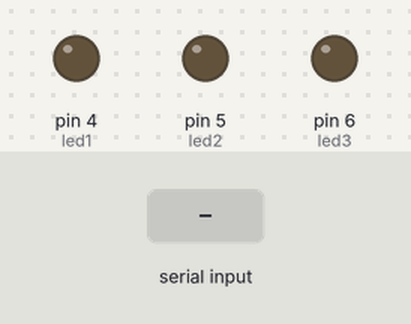
Recording of a sketch running on a simulated Arduino Uno, built with avr-gcc and run on an emulated ATmega328P. On the bench: output pins drawn as LEDs (lit = HIGH). Dashed ring = blinking. Inputs (shaded band) come from the test bench.

Above: at 1.2 s.
1.3 s: "D" received over the second serial link
At 1.47 s:
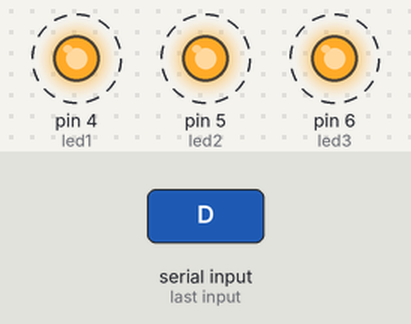
4.3 s: "A" received over the second serial link
At 5.5 s:
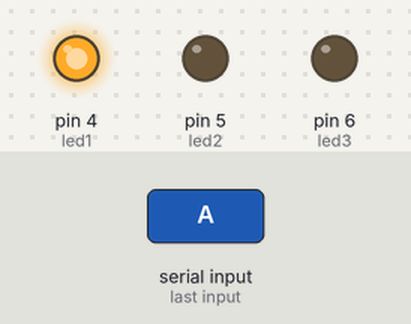
6.3 s: "B" received over the second serial link
At 6.7 s:
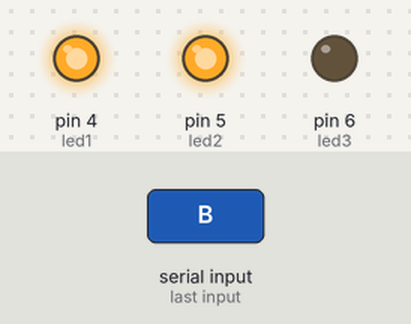
7.8 s: "a" received over the second serial link
At 9.0 s:
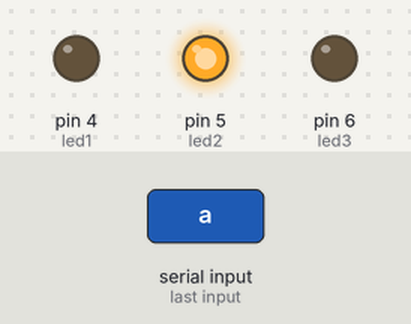
9.3 s: "C" received over the second serial link
At 10.1 s:
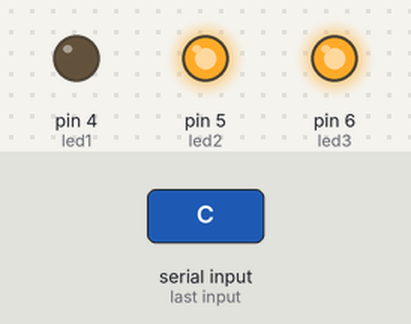
10.8 s: "b" received over the second serial link
At 11.3 s:
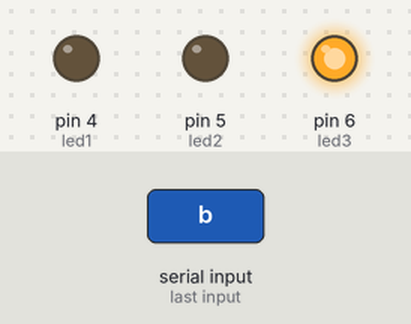
Timing chart, 0 to 13.3 s (numbered marks = the images above; inputs shaded):
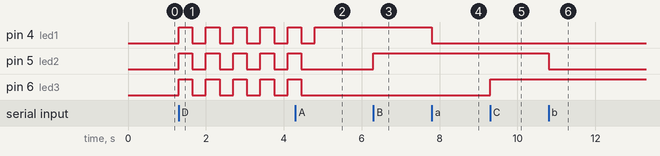

The sketch:

bt.ino
```cpp
#include <SoftwareSerial.h> //Biblioteca para conectar com o bluetooth (já vem instalado), não precisa baixar

SoftwareSerial serialdobluetooth(8,9); // Portas para o serial do bluetooth (RX, TX)

#define led1 4 // Pinos digitais dos leds
#define led2 5
#define led3 6

int valordobluetooth; // Variável que vai ler o valor enviado pelo bluetooth

void setup()

{
  serialdobluetooth.begin(9600); //Início da serial do bluetooth
  pinMode(led1, OUTPUT); //Ligando a saída dos leds
  pinMode(led2, OUTPUT);
  pinMode(led3, OUTPUT);
  digitalWrite(led1,LOW); //Garantir que os LEDs estejam desligados antes do comando
  digitalWrite(led2,LOW);
  digitalWrite(led3,LOW);
}

void loop() {
  if (serialdobluetooth.available()) //Se o bluetooth estiver funcionando, vai ser lido o "valor", para reproduzir o comando
  {
  valordobluetooth = serialdobluetooth.read();
  }

 if (valordobluetooth=='A') //Leitura dos valores para saber se deve acender ou não o LED
 {
  digitalWrite (led1,HIGH);
  }

    if (valordobluetooth=='a')
 {
  digitalWrite (led1,LOW);
  }

    if (valordobluetooth=='B')
 {
  digitalWrite (led2,HIGH);
  }

    if (valordobluetooth=='b')
 {
  digitalWrite (led2,LOW);
 }

 if (valordobluetooth=='C')
 {
  digitalWrite (led3,HIGH);
  }

    if (valordobluetooth=='c')
 {
  digitalWrite (led3,LOW);
  }

 if (valordobluetooth=='D')
 {
  digitalWrite (led1,HIGH);
  digitalWrite (led2,HIGH);
  digitalWrite (led3,HIGH);
  delay(350);
  digitalWrite (led1,LOW);
  digitalWrite (led2,LOW);
  digitalWrite (led3,LOW);
  delay(350);

  }
    if (valordobluetooth=='d')
 {
  digitalWrite (led1,LOW);
  digitalWrite (led2,LOW);
  digitalWrite (led3,LOW);
  }
}
```

Measured:
- after the input at 1.3 s, pin 4 (led1), pin 5 (led2), pin 6 (led3): alternates HIGH for 0.35 s and LOW for 0.35 s, starting at once
- after the input at 4.3 s, pin 4 (led1): goes on until 4.8 s, then stays HIGH; pin 5 (led2), pin 6 (led3): goes on until 4.5 s, then stays LOW
- after the input at 6.3 s, pin 5 (led2): LOW → HIGH at once
- after the input at 7.8 s, pin 4 (led1): HIGH → LOW at once
- after the input at 9.3 s, pin 6 (led3): LOW → HIGH at once
- after the input at 10.8 s, pin 5 (led2): HIGH → LOW at once
